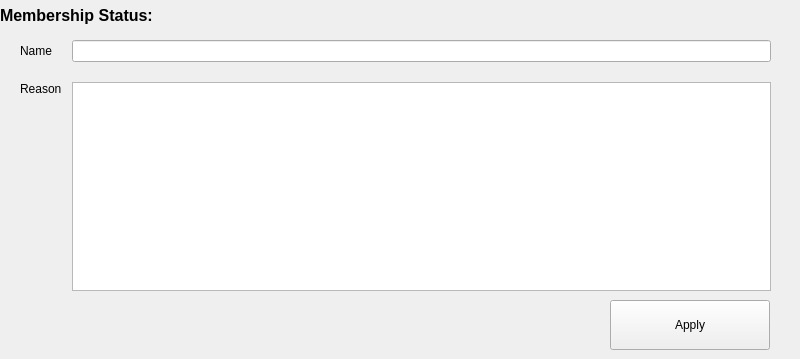
      <widget class="QWidget" name="membership_requirement_tab">
       <attribute name="title">
        <string>Membership </string>
       </attribute>
       <widget class="QLabel" name="label_membership_status_user">
        <property name="geometry">
         <rect>
          <x>0</x>
          <y>0</y>
          <width>791</width>
          <height>31</height>
         </rect>
        </property>
        <property name="text">
         <string>&lt;html&gt;&lt;head/&gt;&lt;body&gt;&lt;p&gt;&lt;span style=&quot; font-size:12pt; font-weight:600;&quot;&gt;Membership Status:&lt;/span&gt;&lt;/p&gt;&lt;/body&gt;&lt;/html&gt;</string>
        </property>
       </widget>
       <widget class="QPushButton" name="Pbutton_apply_membership">
        <property name="geometry">
         <rect>
          <x>610</x>
          <y>300</y>
          <width>160</width>
          <height>50</height>
         </rect>
        </property>
        <property name="text">
         <string>Apply</string>
        </property>
       </widget>
       <widget class="QWidget" name="gridLayoutWidget_3">
        <property name="geometry">
         <rect>
          <x>0</x>
          <y>40</y>
          <width>791</width>
          <height>251</height>
         </rect>
        </property>
        <layout class="QGridLayout" name="gridLayout_3">
         <property name="leftMargin">
          <number>20</number>
         </property>
         <property name="rightMargin">
          <number>20</number>
         </property>
         <property name="horizontalSpacing">
          <number>10</number>
         </property>
         <property name="verticalSpacing">
          <number>20</number>
         </property>
         <item row="2" column="0">
          <widget class="QLabel" name="Label_membership_reason_user">
           <property name="text">
            <string>Reason</string>
           </property>
           <property name="alignment">
            <set>Qt::AlignLeading|Qt::AlignLeft|Qt::AlignTop</set>
           </property>
          </widget>
         </item>
         <item row="0" column="0">
          <widget class="QLabel" name="Label_membership_name_user">
           <property name="text">
            <string>Name</string>
           </property>
          </widget>
         </item>
         <item row="0" column="1">
          <widget class="QLineEdit" name="Line_name_membership_user"/>
         </item>
         <item row="2" column="1">
          <widget class="QPlainTextEdit" name="Plain_Line_membership_reason_user"/>
         </item>
        </layout>
       </widget>
      </widget>
